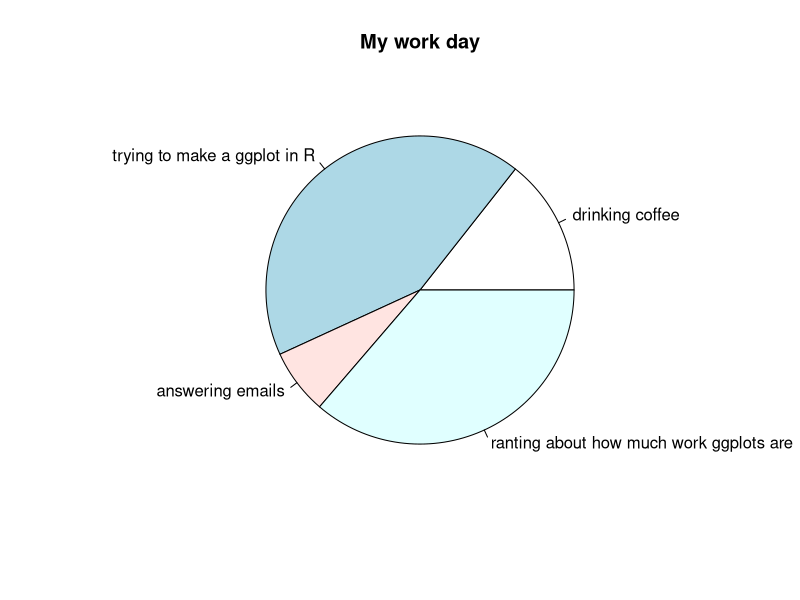

R code for this plot:
#
# Some example code for the collaboration --------------------------------------
#
# This is a change!

# Create data for the graph.
x <- c(21, 62, 10, 53)
labels <- c("drinking coffee", "trying to make a ggplot in R", "answering emails", "ranting about how much work ggplots are")


# Plot the chart.
pie(x,labels, main = "My work day")

